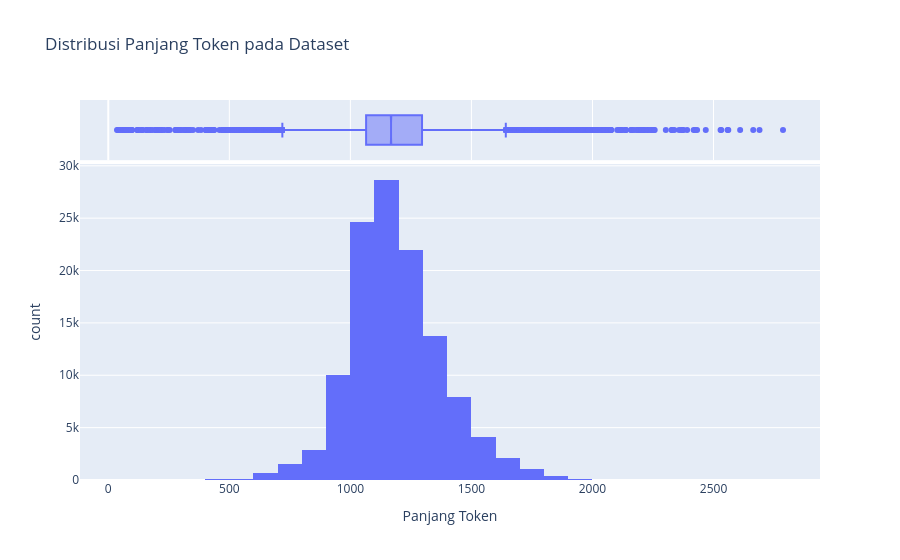

The code cell stored with this chart in its notebook:
### Code cell
# Visualisasi 2: Distribusi dan outlier token_length
fig2 = px.histogram(
    pdf,
    x="token_length",
    marginal="box",
    nbins=50,
    title="Distribusi Panjang Token pada Dataset",
    labels={
        "token_length": "Panjang Token"
    }
)

fig2.show()

### Figure 1 — Plotly figure (JSON) as saved in the notebook; plotly's stock layout.template omitted (floating-point values rounded to 4 significant figures; data arrays with more than 128 entries replaced by an {"elided": "..."} marker saying what was removed)
{"data": [{"bingroup": "x", "hovertemplate": "Panjang Token=%{x}<br>count=%{y}<extra></extra>", "legendgroup": "", "marker": {"color": "#636efa", "pattern": {"shape": ""}}, "name": "", "nbinsx": 50, "orientation": "v", "showlegend": false, "type": "histogram", "x": {"elided": "120068 int values"}, "xaxis": "x", "yaxis": "y"}, {"hovertemplate": "Panjang Token=%{x}<extra></extra>", "legendgroup": "", "marker": {"color": "#636efa"}, "name": "", "notched": true, "showlegend": false, "type": "box", "x": {"elided": "120068 int values"}, "xaxis": "x2", "yaxis": "y2"}], "layout": {"barmode": "relative", "legend": {"tracegroupgap": 0}, "title": {"text": "Distribusi Panjang Token pada Dataset"}, "xaxis": {"anchor": "y", "domain": [0, 1], "title": {"text": "Panjang Token"}}, "xaxis2": {"anchor": "y2", "domain": [0, 1], "matches": "x", "showgrid": true, "showticklabels": false}, "yaxis": {"anchor": "x", "domain": [0, 0.8316], "title": {"text": "count"}}, "yaxis2": {"anchor": "x2", "domain": [0.8416, 1], "matches": "y2", "showgrid": false, "showline": false, "showticklabels": false, "ticks": ""}}}
